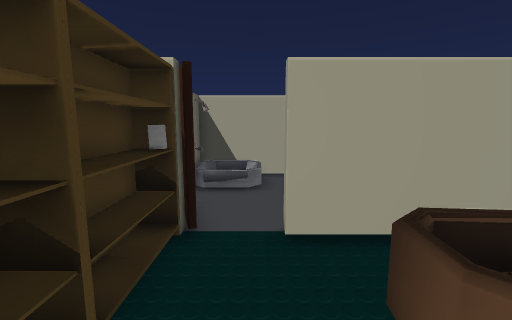
view 1 (above)

16 first-person views from a walk through a 3-D level made in the Unity game engine. The camera is 1.3 m above the floor, tilts 8° down and sees 90° across. The floor is counted in squares, 0.5 m on a side. Each view is taken from the middle of a square. On the plan, view 1 faces up. The plan holds only what a view shows up to about 18 squares ahead; the rest is blank. The player character is not drawn. Some animated figures are not drawn. Some surface patterns are stand-ins.

view 2
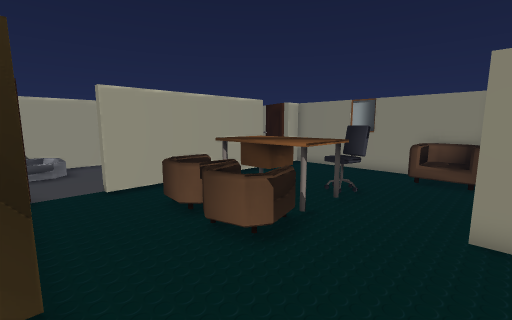

view 3
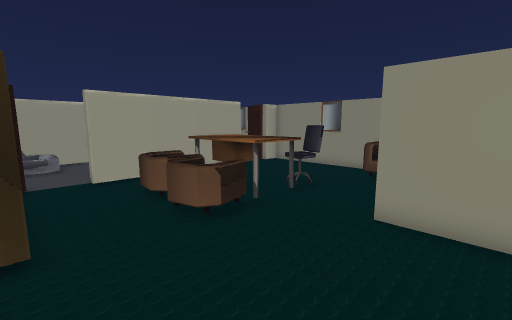

view 4
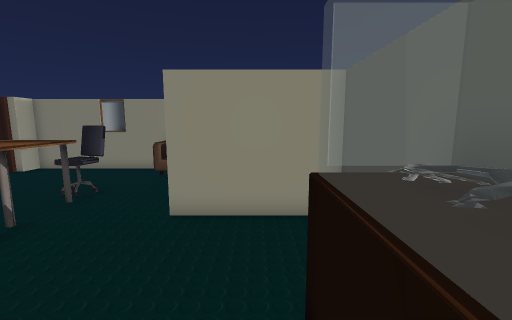

view 5
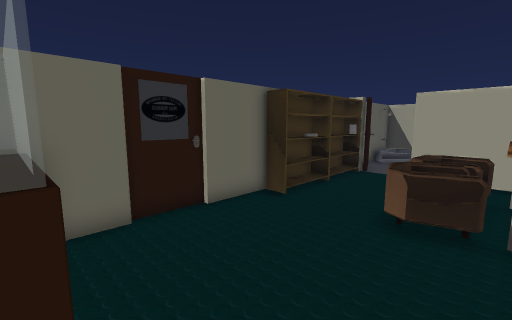

view 6
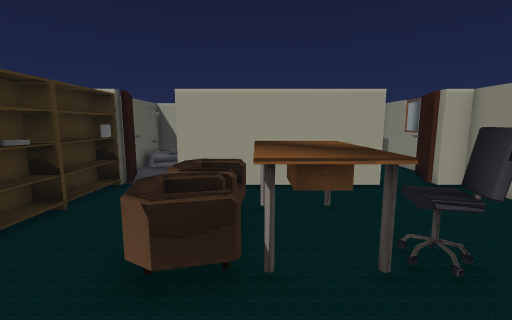

view 7
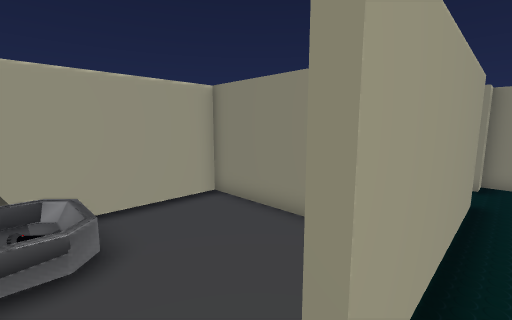

view 8
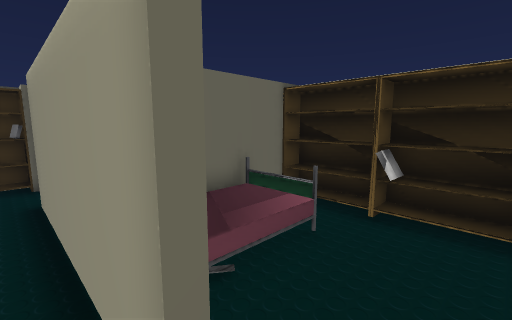

view 9
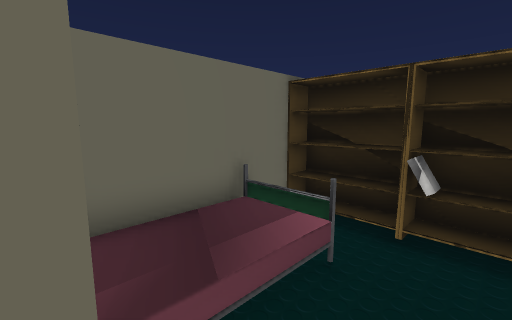

view 10
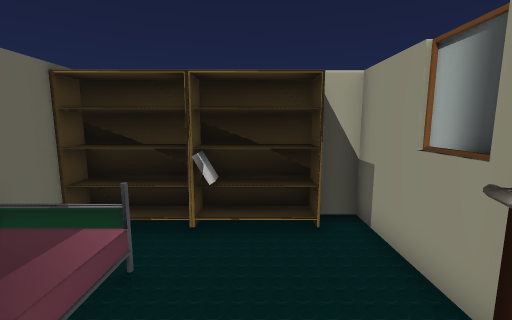

view 11
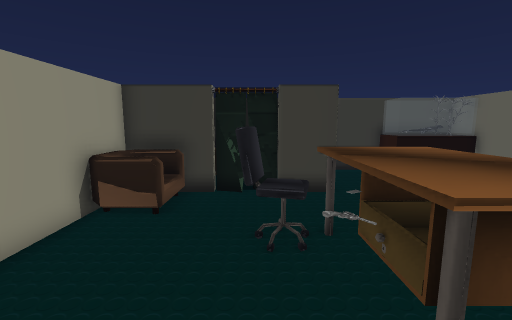

view 12
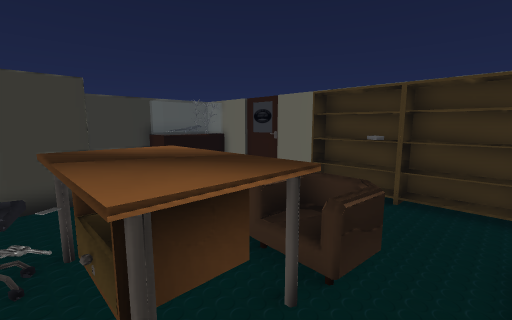

view 13
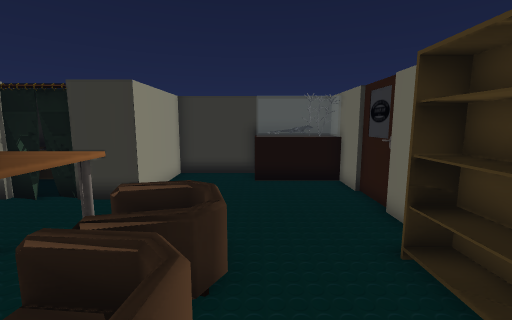

view 14
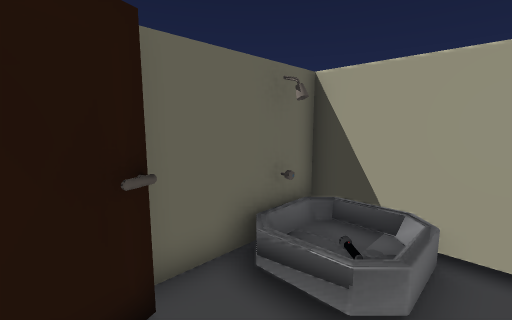

view 15
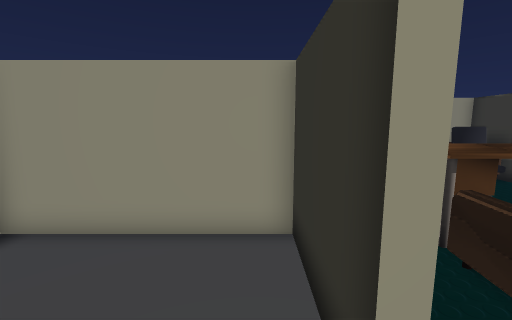

view 16
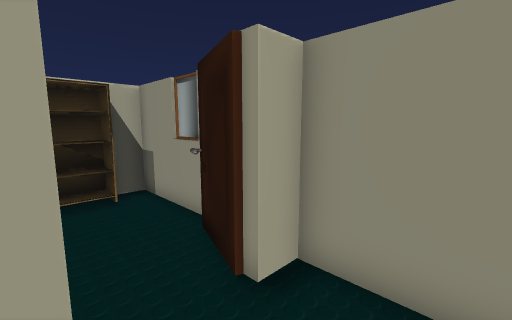

### Floor plan
Key: @ floor where view 1 was taken; # wall or solid block; . main floor; : floor 0.25 m higher than the main floor; / step, stairs or slope; = window, fence, low wall or low ledge; ^ raised ledge; v drop or lower ground; O other object.
Columns run from 3 left of view 1 to 13 right of it. Each row starts with its distance up from view 1.
 13 #################
 12 ##::....#######.#
 11 #:O/....#.......#
 10 #.//....#OO.....#
  9 #.......#OO.....#
  8 ##......#OO....##
  7  #......#OO....##
  6  #..#########..##
  5  #..............#
  4  #...  .........#
  3  #...^^^^^......#
  2  #...^^^^^O.....#
  1  #...^^^^^......#
  0 ##.@=^^^^^^^....#
 -1 ##...^^^^^^#....#
 -2 #.............vv#
 -3 #.............OO#
 -4 #.......   .   O#
 -5 #.......#=====^^^
 -6 #.......#
 -7 #.......#
 -8 #====...#    =
 -9 ######### ====

Where each view was taken, in squares from view 1:
view 1: 0 up, 0 right, facing up
view 2: 5 down, 2 left, facing up-right
view 3: 7 down, 2 left, facing up-right
view 4: 7 down, 2 left, facing right
view 5: 8 down, 4 right, facing up-left
view 6: 5 down, 4 right, facing up
view 7: 5 up, 1 left, facing up-right
view 8: 5 up, 11 right, facing up-left
view 9: 6 up, 10 right, facing up-left
view 10: 6 up, 10 right, facing up
view 11: 5 up, 8 right, facing down
view 12: 5 up, 7 right, facing down-left
view 13: 4 up, 1 right, facing down
view 14: 7 up, 1 right, facing up-left
view 15: 7 up, 1 left, facing right
view 16: 3 up, 9 right, facing up-right
